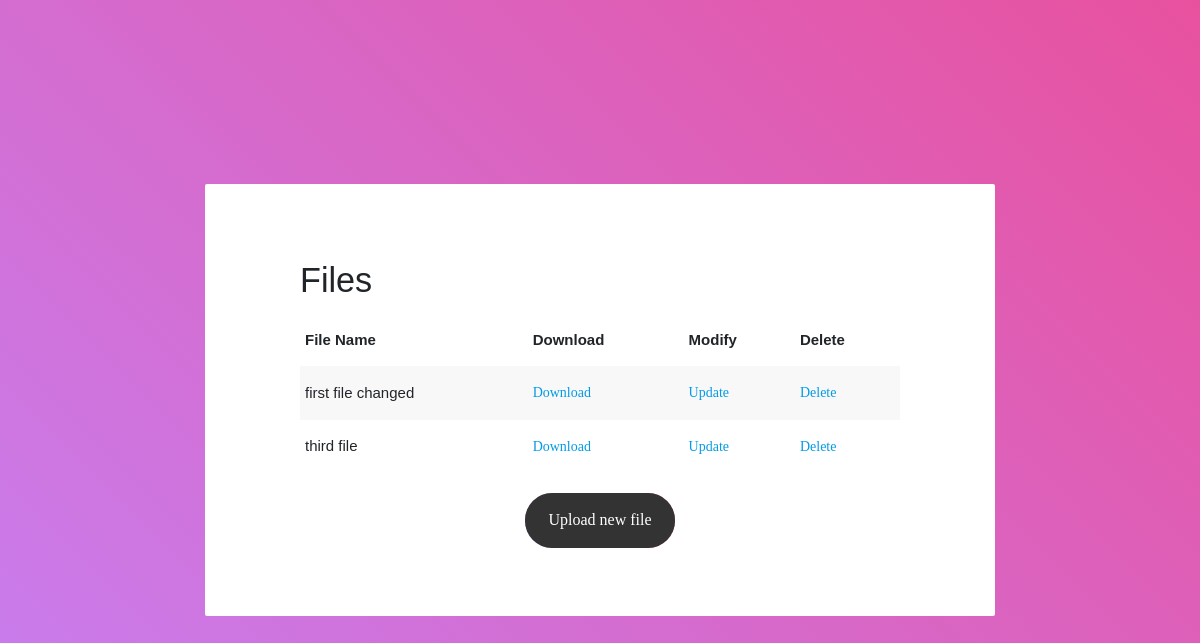
Before: /files with the older database file.
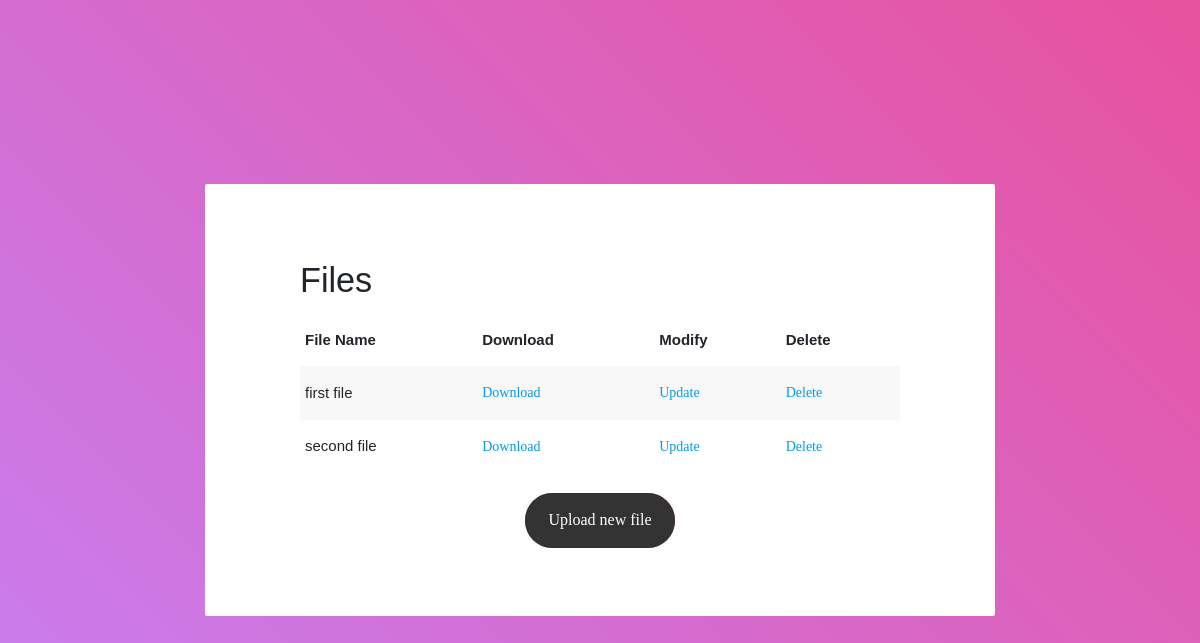
After: the same page with the newer database file.
### myapp/models.py (models this page shows, shortened)
class FileModel(models.Model):
    fileName = models.CharField(max_length=256)
    filePath = models.FileField(upload_to='files')
    tracker = FieldTracker()
    encryption = models.CharField(max_length=1024,blank=True)

### myapp/views.py (the view)
# urls.py: path('files', views.files, name = 'files'),                                         # For viewing all the files
def files(request):
    files = FileModel.objects.all()
    args = {
        'files' : files
    }
    return render(request, "files.html", args)

### templates/files.html (shortened to what this page needs)
{% extends 'index.html' %}
{% load static %}
{% block content %}
<h4> Files </h4>
<div class="wrap-table100-nextcols js-pscroll">
<div class="table100-nextcols">
<table class="striped">
        <thead>
          <tr class="row100 head">
              <th class="cell100 column2">File Name</th>
              <th class="cell100 column3">Download</th>
              <th class="cell100 column4">Modify</th>
              <th class="cell100 column4">Delete</th>
          </tr>
        </thead>
        <tbody>
        {% for file in files%}
        <tr class="row100 head">
            <td class="cell100 column2">{{ file.fileName }}</td>
            <td class="cell100 column5"><a href="{{ file.filePath.url }}" target="_blank"> Download </a> </td>
            <td class="cell100 column3"><a href="{% url 'updateFile' file.pk %}">Update</a></td>
            <td class="cell100 column4"><a href="{% url 'deleteFile' file.pk %}">Delete</a></td>
        </tr>
        {% endfor %}
        </tbody>
</table>
</div>
</div>
<div class="container-contact100-form-btn" style="margin-top:0.5cm;">
	<form action="uploadFile">
        <button class="contact100-form-btn" type="submit">
            <span>
                Upload new file
            </span>
	    </button>
    </form>
</div>
{% endblock  %}

### templates/index.html (shortened to what this page needs)
{% load static %}
<!DOCTYPE html>
<html lang="en">
<head>
	<link rel="stylesheet" type="text/css" href="{% static 'vendor/bootstrap/css/bootstrap.min.css' %}">
	<link rel="stylesheet" type="text/css" href="{% static 'fonts/font-awesome-4.7.0/css/font-awesome.min.css' %}">
	<link rel="stylesheet" type="text/css" href="{% static 'fonts/iconic/css/material-design-iconic-font.min.css' %}">
	<link rel="stylesheet" type="text/css" href="{% static 'vendor/animate/animate.css' %}">
	<link rel="stylesheet" type="text/css" href="{% static 'vendor/css-hamburgers/hamburgers.min.css' %}">
	<link rel="stylesheet" type="text/css" href="{% static 'vendor/animsition/css/animsition.min.css' %}">
	<link rel="stylesheet" type="text/css" href="{% static 'vendor/select2/select2.min.css' %}">
	<link rel="stylesheet" type="text/css" href="{% static 'vendor/daterangepicker/daterangepicker.css' %}">
	<link rel="stylesheet" type="text/css" href="{% static 'css/util.css' %}">
	<link rel="stylesheet" type="text/css" href="{% static 'css/main.css' %}">
	<link rel="stylesheet" type="text/css" href="{% static 'css/materialize.css' %}">
	<link rel="stylesheet" type="text/css" href="{% static 'css/materialize.min.css' %}">
</head>
<body>
	<div class="container-contact100">
		<div class="wrap-contact100">
		{% block content %}
		{% endblock %}
		</div>
	</div>
</body>
</html>

### static/css/main.css (style rules this page uses)
* { margin: 0px; padding: 0px; box-sizing: border-box; }
body, html { height: 100%; font-family: Raleway-SemiBold, sans-serif; }
a { font-family: Raleway-SemiBold; font-size: 14px; line-height: 1.7; color: #666666; margin: 0px; transition: all 0.4s; -webkit-transition: all 0.4s; -o-transition: all 0.4s; -moz-transition: all 0.4s; }
h1,h2,h3,h4,h5,h6 { margin: 0px; }
button { outline: none !important; border: none; background: transparent; }
.container-contact100 { width: 100%; min-height: 100vh; display: -webkit-box; display: -webkit-flex; display: -moz-box; display: -ms-flexbox; display: flex; flex-wrap: wrap; justify-content: center; align-items: center; padding: 15px; background: #d867c6; background: -webkit-linear-gradient(45deg, #c77ff2, #e8519e); background: -o-linear-gradient(45deg, #c77ff2, #e8519e); background: -moz-linear-gradient(45deg, #c77ff2, #e8519e); background: linear-gradient(45deg, #c77ff2, #e8519e); }
.wrap-contact100 { width: 790px; background: #fff; border-radius: 2px; padding: 55px 95px 68px 95px; }
.container-contact100-form-btn { width: 100%; display: -webkit-box; display: -webkit-flex; display: -moz-box; display: -ms-flexbox; display: flex; flex-wrap: wrap; justify-content: center; margin-top: -4px; }
.contact100-form-btn { font-family: Raleway-Bold; font-size: 16px; color: #fff; line-height: 1.2; display: -webkit-box; display: -webkit-flex; display: -moz-box; display: -ms-flexbox; display: flex; justify-content: center; align-items: center; padding: 0 20px; min-width: 150px; height: 55px; border-radius: 27px; background: #d867c6; background: -webkit-linear-gradient(45deg, #c77ff2, #e8519e); background: -o-linear-gradient(45deg, #c77ff2, #e8519e); background: -moz-linear-gradient(45deg, #c77ff2, #e8519e); background: linear-gradient(45deg, #c77ff2, #e8519e); position: relative; z-index: 1; -webkit-transition: all 0.4s; -o-transition: all 0.4s; -moz-transition: all 0.4s; transition: all 0.4s; }
.contact100-form-btn::before { content: ""; display: block; position: absolute; z-index: -1; border-radius: 27px; width: 100%; height: 100%; top: 0; left: 0; background: #333333; opacity: 1; -webkit-transition: all 0.4s; -o-transition: all 0.4s; -moz-transition: all 0.4s; transition: all 0.4s; }

Changed rows visible on the page:
removed FileModel: fileName "first file changed"
removed FileModel: fileName "third file"
added FileModel: fileName "first file"
added FileModel: fileName "second file"
